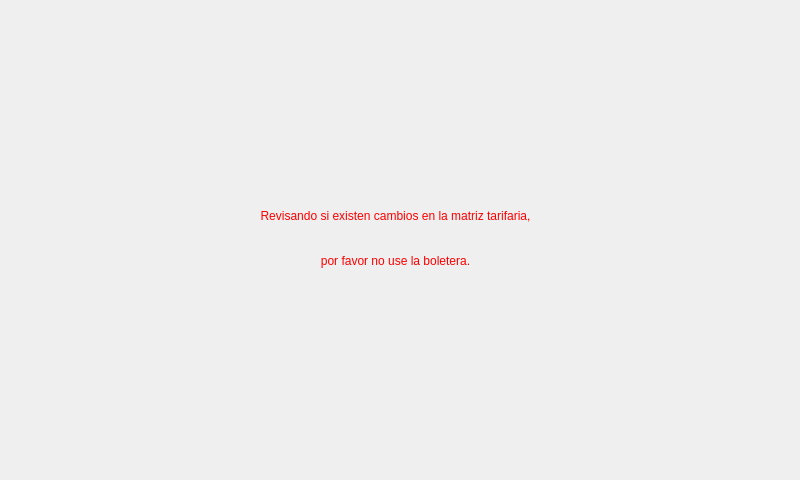
<?xml version="1.0" encoding="UTF-8"?>
<ui version="4.0">
 <class>Form</class>
 <widget class="QWidget" name="Form">
  <property name="geometry">
   <rect>
    <x>0</x>
    <y>0</y>
    <width>800</width>
    <height>480</height>
   </rect>
  </property>
  <property name="minimumSize">
   <size>
    <width>800</width>
    <height>480</height>
   </size>
  </property>
  <property name="maximumSize">
   <size>
    <width>800</width>
    <height>480</height>
   </size>
  </property>
  <property name="windowTitle">
   <string>Form</string>
  </property>
  <widget class="QLabel" name="label">
   <property name="geometry">
    <rect>
     <x>0</x>
     <y>0</y>
     <width>800</width>
     <height>501</height>
    </rect>
   </property>
   <property name="text">
    <string/>
   </property>
   <property name="pixmap">
    <pixmap>../Imagenes/Servicios.jpg</pixmap>
   </property>
   <property name="scaledContents">
    <bool>true</bool>
   </property>
  </widget>
  <widget class="QLabel" name="label_info">
   <property name="geometry">
    <rect>
     <x>20</x>
     <y>200</y>
     <width>751</width>
     <height>31</height>
    </rect>
   </property>
   <property name="styleSheet">
    <string notr="true">font: 22pt &quot;MS Shell Dlg 2&quot;;
color: rgb(255, 0, 0)</string>
   </property>
   <property name="text">
    <string>Revisando si existen cambios en la matriz tarifaria,</string>
   </property>
   <property name="alignment">
    <set>Qt::AlignCenter</set>
   </property>
  </widget>
  <widget class="QLabel" name="label_info_2">
   <property name="geometry">
    <rect>
     <x>20</x>
     <y>240</y>
     <width>751</width>
     <height>41</height>
    </rect>
   </property>
   <property name="styleSheet">
    <string notr="true">font: 22pt &quot;MS Shell Dlg 2&quot;;
color: rgb(255, 0, 0)</string>
   </property>
   <property name="text">
    <string>por favor no use la boletera.</string>
   </property>
   <property name="alignment">
    <set>Qt::AlignCenter</set>
   </property>
  </widget>
 </widget>
 <resources/>
 <connections/>
</ui>
